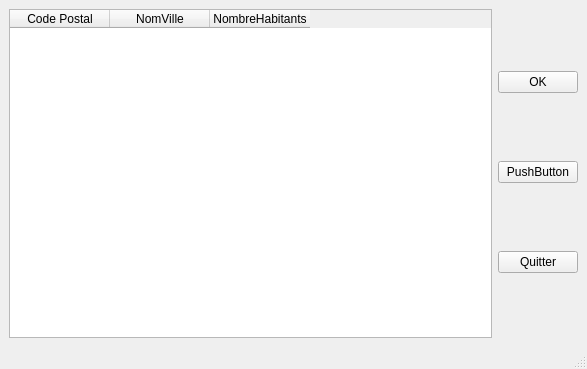
<?xml version="1.0" encoding="UTF-8"?>
<ui version="4.0">
 <class>DataBase</class>
 <widget class="QMainWindow" name="DataBase">
  <property name="geometry">
   <rect>
    <x>0</x>
    <y>0</y>
    <width>587</width>
    <height>369</height>
   </rect>
  </property>
  <property name="windowTitle">
   <string>DataBase</string>
  </property>
  <widget class="QWidget" name="centralwidget">
   <layout class="QVBoxLayout" name="verticalLayout">
    <item>
     <layout class="QHBoxLayout" name="horizontalLayout">
      <item>
       <widget class="QTableWidget" name="tableWidget">
        <column>
         <property name="text">
          <string>Code Postal</string>
         </property>
        </column>
        <column>
         <property name="text">
          <string>NomVille</string>
         </property>
        </column>
        <column>
         <property name="text">
          <string>NombreHabitants</string>
         </property>
        </column>
       </widget>
      </item>
      <item>
       <layout class="QVBoxLayout" name="verticalLayout_2">
        <item>
         <widget class="QPushButton" name="pOk">
          <property name="text">
           <string>OK</string>
          </property>
         </widget>
        </item>
        <item>
         <widget class="QPushButton" name="pushButton_2">
          <property name="text">
           <string>PushButton</string>
          </property>
         </widget>
        </item>
        <item>
         <widget class="QPushButton" name="bQuitter">
          <property name="text">
           <string>Quitter</string>
          </property>
         </widget>
        </item>
       </layout>
      </item>
     </layout>
    </item>
   </layout>
  </widget>
  <widget class="QMenuBar" name="menubar">
   <property name="geometry">
    <rect>
     <x>0</x>
     <y>0</y>
     <width>587</width>
     <height>22</height>
    </rect>
   </property>
  </widget>
  <widget class="QStatusBar" name="statusbar"/>
 </widget>
 <resources/>
 <connections/>
</ui>
